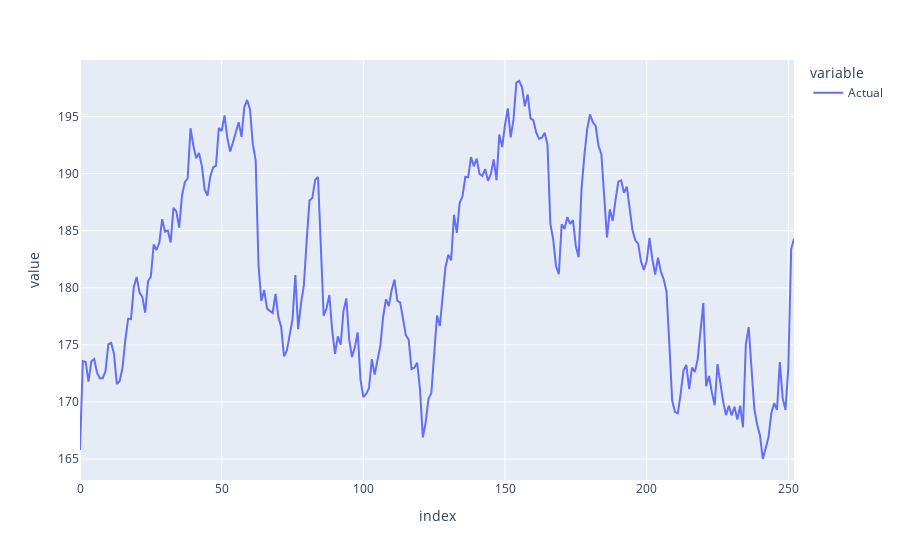

Write notebook code for a chart like this one.
### Code cell
# последние n_forecast наблюдений и есть прогноз в будущее
px.line(visual.reset_index()['Actual'])

### Figure 1 — Plotly figure (JSON) as saved in the notebook; plotly's stock layout.template omitted (floating-point values rounded to 4 significant figures; data arrays with more than 128 entries replaced by an {"elided": "..."} marker saying what was removed)
{"data": [{"hovertemplate": "variable=Actual<br>index=%{x}<br>value=%{y}<extra></extra>", "legendgroup": "Actual", "line": {"color": "#636efa", "dash": "solid"}, "marker": {"symbol": "circle"}, "mode": "lines", "name": "Actual", "orientation": "v", "showlegend": true, "type": "scatter", "x": {"elided": "253 int values"}, "xaxis": "x", "y": {"elided": "253 float values"}, "yaxis": "y"}], "layout": {"autosize": true, "legend": {"title": {"text": "variable"}, "tracegroupgap": 0}, "margin": {"t": 60}, "xaxis": {"anchor": "y", "autorange": true, "domain": [0, 1], "range": [0, 252], "title": {"text": "index"}, "type": "linear"}, "yaxis": {"anchor": "x", "autorange": true, "domain": [0, 1], "range": [163.2, 199.9], "title": {"text": "value"}, "type": "linear"}}}
